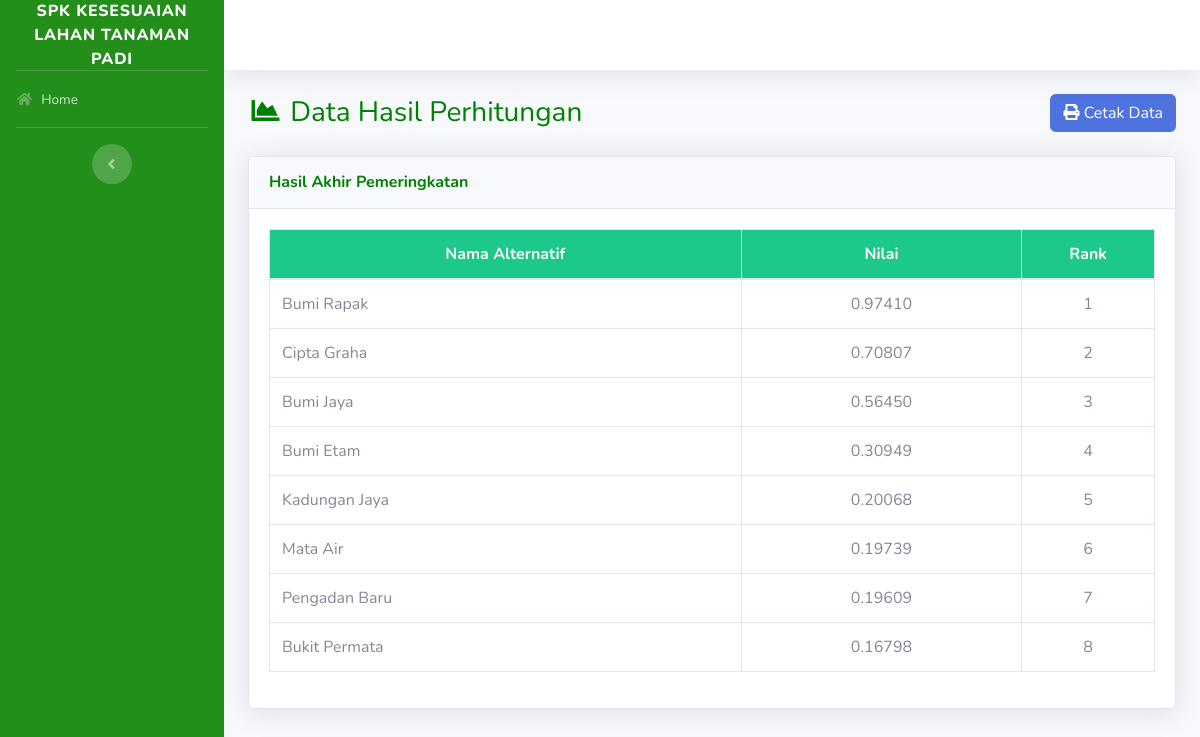
Screenshot of /hasil.php with the database file from the repository.
### tables this page shows
CREATE TABLE `hasil` (
  `id_hasil` int(11) NOT NULL,
  `id_alternatif` int(11) NOT NULL,
  `nilai` varchar(50) NOT NULL
);

CREATE TABLE `alternatif` (
  `id_alternatif` int(11) NOT NULL,
  `nama` varchar(100) NOT NULL
);

### hasil.php (the view)
<?php
require_once('includes/init.php');
$page = "Hasil";
require_once('template/header2.php');
?>
<div class="d-sm-flex align-items-center justify-content-between mb-4">
    <h1 class="h3 mb-0 green-icon"><i class="fas fa-fw fa-chart-area"></i> Data Hasil Perhitungan</h1>
	<a href="cetak.php" target="_blank" class="btn btn-primary"> <i class="fa fa-print"></i> Cetak Data </a>
</div>
<div class="card shadow mb-4">
    <div class="card-header py-3">
        <h6 class="m-0 font-weight-bold green-icon">Hasil Akhir Pemeringkatan</h6>
    </div>
    <div class="card-body">
		<div class="table-responsive">
			<table class="table table-bordered" width="100%" cellspacing="0">
				<thead class="bg-success text-white">
					<tr align="center">
						<th>Nama Alternatif</th>
						<th>Nilai</th>
						<th width="15%">Rank</th>
				</thead>
				<tbody>
					<?php
						$no=0;
						$query = mysqli_query($koneksi,"SELECT * FROM hasil JOIN alternatif ON hasil.id_alternatif=alternatif.id_alternatif ORDER BY hasil.nilai DESC");
						while($data = mysqli_fetch_array($query)){
						$no++;
					?>
					<tr align="center">
						<td align="left"><?= $data['nama'] ?></td>
						<td><?= number_format($data['nilai'],5) ?></td>
						<td><?= $no; ?></td>
					</tr>
					<?php
						}
					?>
				</tbody>
			</table>
		</div>
	</div>
</div>
<?php
require_once('template/footer.php');
?>

### template/header2.php (shortened to what this page needs)
<!DOCTYPE html>
<html lang="en">
<head>
  <link href="assets/vendor/fontawesome-free/css/all.min.css" rel="stylesheet" type="text/css">
  <link href="assets/css/sb-admin-2.min.css" rel="stylesheet">
  <link href="assets/vendor/datatables/dataTables.bootstrap4.min.css" rel="stylesheet">
</head>
<body id="page-top">
  <div id="wrapper">
    <ul class="navbar-nav bg-gradient-success sidebar sidebar-dark accordion" id="accordionSidebar">
      <a class="sidebar-brand d-flex align-items-center justify-content-center" href="index.php">
        <div class="sidebar-brand-text mx-3">SPK Kesesuaian Lahan Tanaman Padi</div>
      </a>
      <hr class="sidebar-divider my-0">
      <li class="nav-item <?php if ($page == "Home") {
                            echo "active";
                          } ?>">
        <a class="nav-link" href="index.php">
          <i class="fas fa-fw fa-home"></i>
          <span>Home</span></a>
      </li>
        <hr class="sidebar-divider d-none d-md-block">
        <div class="text-center d-none d-md-inline">
          <button class="rounded-circle border-0" id="sidebarToggle"></button>
        </div>
    </ul>
    <div id="content-wrapper" class="d-flex flex-column">
      <div id="content">
        <nav class="navbar navbar-expand navbar-light bg-white topbar mb-4 static-top shadow">
          <ul class="navbar-nav ml-auto">
            <li class="nav-item dropdown no-arrow">
              <a class="nav-link dropdown-toggle" href="#" id="userDropdown" role="button" data-toggle="dropdown" aria-haspopup="true" aria-expanded="false">
              </a>
            </li>
          </ul>
        </nav>
        <div class="container-fluid">

### template/footer.php (shortened to what this page needs)
</div>
</div>
</div>
</body>
</html>

### template/header2.php (style rules this page uses)
.green-icon { color: green; }

### rows the page displays
hasil: id_alternatif.nama "Bumi Rapak", nilai "0.97410"
hasil: id_alternatif.nama "Cipta Graha", nilai "0.70807"
hasil: id_alternatif.nama "Bumi Jaya", nilai "0.56450"
hasil: id_alternatif.nama "Bumi Etam", nilai "0.30949"
hasil: id_alternatif.nama "Kadungan Jaya", nilai "0.20068"
hasil: id_alternatif.nama "Mata Air", nilai "0.19739"
hasil: id_alternatif.nama "Pengadan Baru", nilai "0.19609"
hasil: id_alternatif.nama "Bukit Permata", nilai "0.16798"
